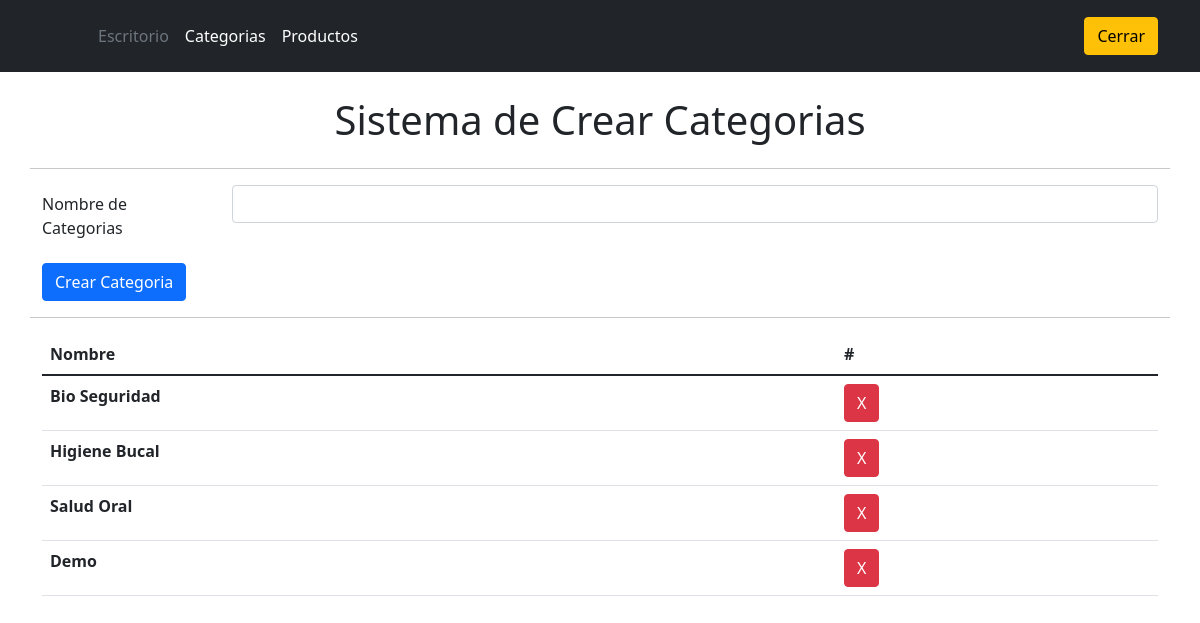
The app's page /admin/sm_categorias.php (signed in) with its own data.
### tables this page shows
CREATE TABLE `tbl_categorias` (
  `intID` int(11) NOT NULL,
  `strNombre` varchar(45) NOT NULL
);

### admin/sm_categorias.php (the view, shortened to what this page needs)
<?php include("head.php"); ?>
<div class="container">
	<div class="row">
<br><br><br />
<h1><center>Sistema de Crear Categorias</center></h1>
<hr>
	<section>
	<form action="../config/funciones.php" method="post">
	<div class="mb-3 row">
	    <label  class="col-sm-2 col-form-label">Nombre de Categorias</label>
	    <div class="col-sm-10">
	      <input type="text" name="strNombre" class="form-control" required="">
	    </div>
 	 </div>
 	<div class="col-auto">
    	<button type="submit" name="ctCategoria" class="btn btn-primary mb-3">Crear Categoria</button>
  	</div>
	</form>
	</section>
<hr>
	<section id="vertabla">
		<table class="table">
  <thead>
    <tr>
      <th scope="col">Nombre</th>
      <th scope="col">#</th>
    </tr>
  </thead>
  <tbody>
  	<form action="../config/funciones.php" method="post">
<?php
 $query = "SELECT * FROM tbl_categorias";
 $result = mysqli_query($connect, $query);
 while($row = mysqli_fetch_array($result))  {
?>
    <tr>
      <th scope="row"><?=$row['strNombre'];?></th>
      <td>		<button type="submit" name="ctcEliminar" class="btn btn-danger ">X</button>
</td>
    </tr>
 <?php } ?>
 </form>
  </tbody>
</table>
	</section>
</div>
</div>
<?php include("footer.php"); ?>

### records on screen
tbl_categorias: strNombre "Bio Seguridad"
tbl_categorias: strNombre "Higiene Bucal"
tbl_categorias: strNombre "Salud Oral"
tbl_categorias: strNombre "Demo"
